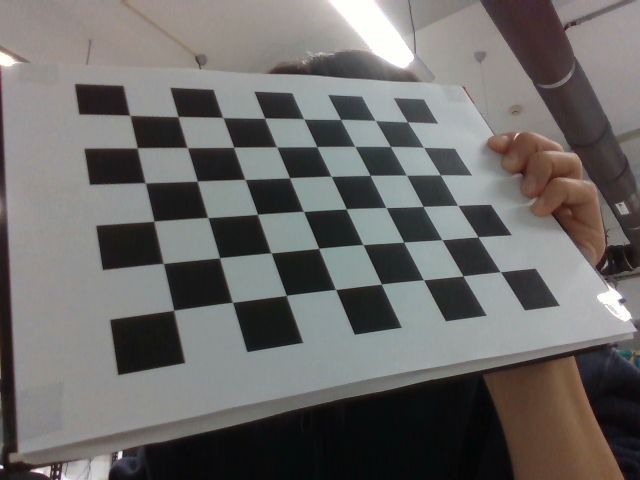
#> input picture Assignment 3/AssignmentIII/PartA/Camera_Calib/frames/frame-0_Color.png, 640 x 480 px; its folder holds only this picture in this run
$ python camera_calib_whcheng.py
#> lines starting #> are read from the running program, lines starting #| are printed output that depends on the picture; after the words box and inside, x2 and y2 are one past the last pixel; in counts of white or black regions, pixels touching at a corner belong together; long printed decimals are rounded
# -*- coding: utf-8 -*-
"""Camera Calib.ipynb

Automatically generated by Colaboratory.

Original file is located at
    https://colab.research.google.com/drive/183iqGjTbS6__xdMVXi7OFIaGIs4WaMiI
"""
import cv2
import numpy as np
import os
import glob
# reference:
# https://learnopencv.com/camera-calibration-using-opencv/
# https://docs.opencv.org/4.x/dc/dbb/tutorial_py_calibration.html

# Defining the dimensions of checkerboard
# rows: 7 square
# cols: 9 square
# one square: 2.25cm * 2.25cm
# set CHECKBOARD size with the number of corners
CHECKERBOARD = (6, 8)
criteria = (cv2.TERM_CRITERIA_EPS + cv2.TERM_CRITERIA_MAX_ITER, 30, 0.001)

# Image path (only chekerboard):
path = './Camera_Calib/frames/*.png'
# Image path (with another object):
path2 = './Camera_Calib/frames_extra/*.png'
# Undistort result path:
path_out = './Camera_Calib/frames_undistorted/undistorted_{}.png'


# Creating vector to store vectors of 3D points for each checkerboard image
objpoints = []
# Creating vector to store vectors of 2D points for each checkerboard image
imgpoints = []


# Defining the world coordinates for 3D points
objp = np.zeros((1, CHECKERBOARD[0] * CHECKERBOARD[1], 3), np.float32)
objp[0,:,:2] = np.mgrid[0:CHECKERBOARD[0], 0:CHECKERBOARD[1]].T.reshape(-1, 2)
prev_img_shape = None

# Extracting path of individual image stored in a given directory

images = glob.glob(path)

for fname in images:
    img = cv2.imread(fname)
#> img is the input picture: shape (480, 640, 3); mean B, G, R 104.4, 106.2, 107.9
    print(fname)
    # img = cv2.resize(img, (532, 300), interpolation=cv2.INTER_CUBIC)
    gray = cv2.cvtColor(img,cv2.COLOR_BGR2GRAY)
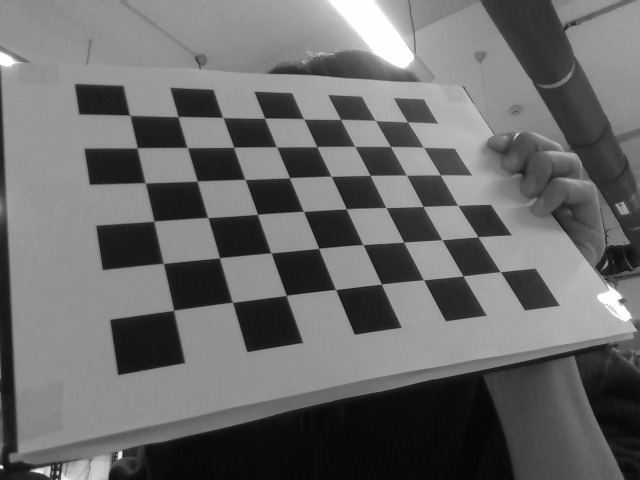
#> gray: shape (480, 640); min 4, max 255, mean 106.5
    # Find the chess board corners
    # If desired number of corners are found in the image then ret = true
    ret, corners = cv2.findChessboardCorners(gray, CHECKERBOARD, cv2.CALIB_CB_ADAPTIVE_THRESH + cv2.CALIB_CB_FAST_CHECK + cv2.CALIB_CB_NORMALIZE_IMAGE)
#> ret = True; corners = 48 rows, first 8: [407.5, 122], [423.4, 147.3], [440.5, 175.2], [457.7, 205.5], [478.3, 237.2], [500.5, 271.9], [375, 120.5], [390.6, 146.6]

    """
    If desired number of corner are detected,
    we refine the pixel coordinates and display
    them on the images of checker board
    """
    if ret == True:
        objpoints.append(objp)
        # refining pixel coordinates for given 2d points.
        corners2 = cv2.cornerSubPix(gray, corners, (11,11),(-1,-1), criteria)
#> corners2 = 48 rows, first 8: [407.5, 121.9], [423.4, 147.2], [440.3, 174.9], [457.8, 205.4], [478, 236.8], [500.2, 271.7], [375.3, 120.4], [390.4, 146.5]

        imgpoints.append(corners2)

        # Draw and display the corners
        img = cv2.drawChessboardCorners(img, CHECKERBOARD, corners2, ret)
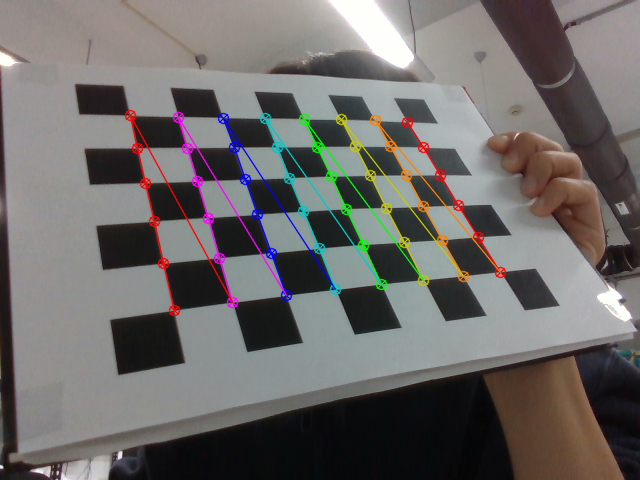
#> img: shape (480, 640, 3); 3.78% of pixels changed, all inside (x1, y1, x2, y2) = (124, 109, 507, 317)
        cv2.imshow("checkerboard img", img)
        cv2.waitKey(0)

h,w = img.shape[:2]
#> h = 480; w = 640

"""
Performing camera calibration by
passing the value of known 3D points (objpoints)
and corresponding pixel coordinates of the
detected corners (imgpoints)
"""
ret, mtx, dist, rvecs, tvecs = cv2.calibrateCamera(objpoints, imgpoints, gray.shape[::-1], None, None)
#> ret = 0.366; mtx = [[538, 0, 340], [0, 609.5, 384.4], [0, 0, 1]]; dist = [[-0.0435, 0.231, 0.0334, -0.00122, -0.163]]; rvecs = ([-0.676, 0.151, 1.24],); tvecs = ([1.83, -6.35, 14.03],)

print("Camera matrix : \n")
print(mtx)
#| [[538.048   0.         340.005 ]
#|  [  0.         609.534 384.438]
#|  [  0.           0.           1.        ]]
print("dist : \n")
print(dist)
#| [[-0.04353  0.2308  0.0334 -0.001225 -0.1634]]
print("rvecs : \n")
print(rvecs)
#| (array([[-0.6764],
#|        [ 0.1507],
#|        [ 1.241]]),)
print("tvecs : \n")
print(tvecs)
#| (array([[ 1.829],
#|        [-6.348],
#|        [14.033]]),)

"""
Undistort the images using cv.undistort();
"""
num = 0
images = glob.glob(path2)
for fname in images:
    num += 1
    img = cv2.imread(fname)
    # img = cv2.resize(img, (532, 300), interpolation=cv2.INTER_CUBIC)
    h, w = img.shape[:2]
    newcameramtx, roi = cv2.getOptimalNewCameraMatrix(mtx, dist, (w,h), 1, (w,h))
    # undistort
    dst = cv2.undistort(img, mtx, dist, None, newcameramtx)

    # # crop the image
    # # x, y, w, h = roi
    # # dst = dst[y:y+h, x:x+w]


    cv2.imshow("undistorted img", dst)
    cv2.waitKey(0)
    cv2.imwrite(path_out.format(num), dst)

# mean re-projection error
mean_error = 0
for i in range(len(objpoints)):
    imgpoints2, _ = cv2.projectPoints(objpoints[i], rvecs[i], tvecs[i], mtx, dist)
    error = cv2.norm(imgpoints[i], imgpoints2, cv2.NORM_L2)/len(imgpoints2)
    mean_error += error
#> this loop made 1 pass
#> (error, mean_error) on pass 1: (0.0528, 0.0528)
#> after the loop, mean_error = 0.0528
print( "total error: {}".format(mean_error/len(objpoints)) )
#| total error: 0.05284

$ run again, on Assignment 3/AssignmentIII/PartA/Camera_Calib/frames/frame-13_Color.png
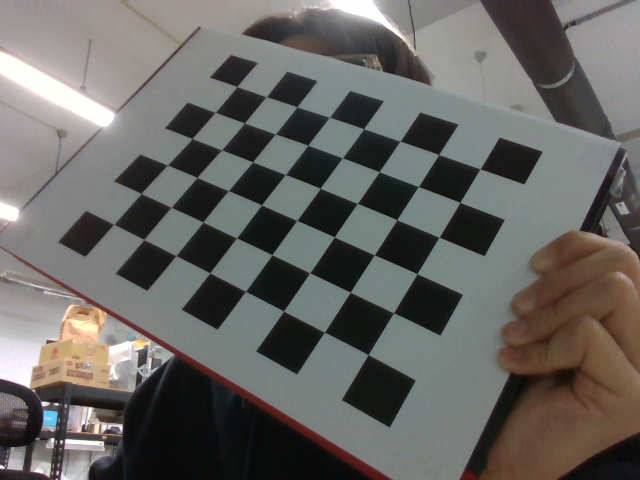
#> input picture Assignment 3/AssignmentIII/PartA/Camera_Calib/frames/frame-13_Color.png, 640 x 480 px
#> img is the input picture: shape (480, 640, 3); mean B, G, R 98, 101.4, 103
#> `gray = cv2.cvtColor(img,cv2.COLOR_BGR2GRAY)`:
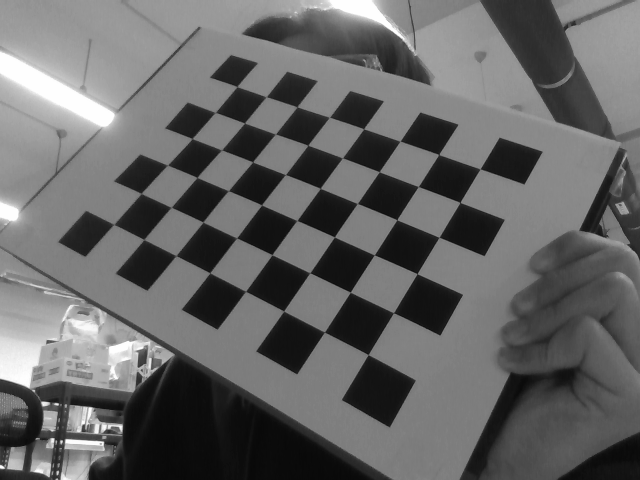
#> gray: shape (480, 640); min 8, max 255, mean 101.4
#> `ret, corners = cv2.findChessboardCorners(gray, CHECKERBOARD, cv2.CALIB..`: ret = True; corners = 48 rows, first 8: [113.6, 223.6], [140.9, 193.5], [167.4, 164.2], [192.4, 138.3], [215, 112.1], [237.4, 86.27], [143.6, 239.3], [171.4, 206.5]
#> corners2 = 48 rows, first 8: [113.8, 224.3], [141.1, 193.4], [167.5, 165.1], [192.1, 138.6], [215.3, 112.3], [236.9, 86.56], [143.8, 239.5], [171.1, 207.2]
#> `img = cv2.drawChessboardCorners(img, CHECKERBOARD, corners2, ret)`:
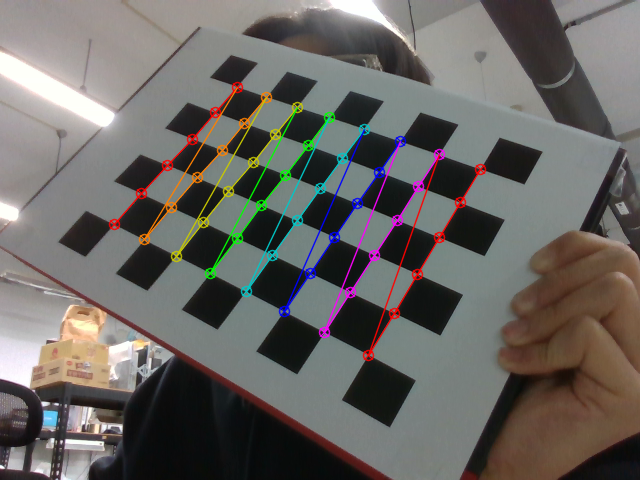
#> img: shape (480, 640, 3); 3.78% of pixels changed, all inside (x1, y1, x2, y2) = (108, 81, 487, 362)
#> `ret, mtx, dist, rvecs, tvecs = cv2.calibrateCamera(objpoints, imgpoint..`: ret = 0.387; mtx = [[341, 0, 427.3], [0, 272.5, 178.3], [0, 0, 1]]; dist = [[-0.0883, 0.152, 0.0108, -0.00578, -0.0812]]; rvecs = ([-0.317, -0.0485, -1.11],); tvecs = ([-7.3, 1.28, 7.97],)
#| [[340.988   0.         427.333]
#|  [  0.         272.502 178.296]
#|  [  0.           0.           1.        ]]
#| [[-0.08835  0.152  0.0108 -0.005782 -0.08121]]
#| (array([[-0.3165],
#|        [-0.04849],
#|        [-1.110]]),)
#| (array([[-7.299],
#|        [ 1.277],
#|        [ 7.972]]),)
#> the loop `for i in range(len(objpoints)):` made 1 pass
#> (error, mean_error) on pass 1: (0.0559, 0.0559)
#> after the loop `for i in range(len(objpoints)):`: mean_error = 0.0559
#| total error: 0.05587

$ run again, on Assignment 3/AssignmentIII/PartA/Camera_Calib/frames/frame-14_Color.png
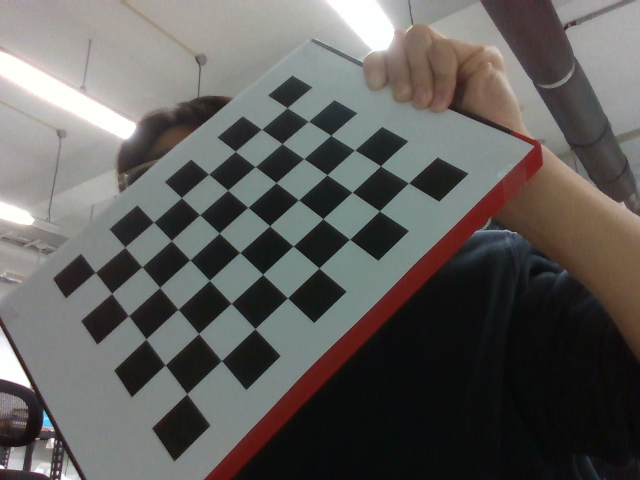
#> input picture Assignment 3/AssignmentIII/PartA/Camera_Calib/frames/frame-14_Color.png, 640 x 480 px
#> img is the input picture: shape (480, 640, 3); mean B, G, R 91.9, 94.4, 96.2
#> `gray = cv2.cvtColor(img,cv2.COLOR_BGR2GRAY)`:
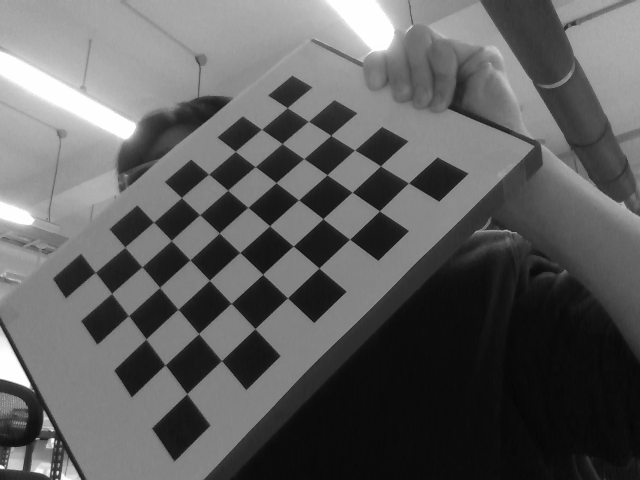
#> gray: shape (480, 640); min 5, max 255, mean 94.6
#> `ret, corners = cv2.findChessboardCorners(gray, CHECKERBOARD, cv2.CALIB..`: ret = True; corners = 48 rows, first 8: [287.4, 107.7], [308.5, 121.4], [331.3, 135.5], [354.6, 150], [380.6, 165.7], [408.4, 183.1], [261.6, 129.4], [282.4, 143.7]
#> corners2 = 48 rows, first 8: [287.2, 107.7], [308.4, 121.2], [330.8, 135.3], [354.6, 149.9], [380.5, 165.9], [408.6, 182.8], [261.5, 129.2], [282.1, 143.6]
#> `img = cv2.drawChessboardCorners(img, CHECKERBOARD, corners2, ret)`:
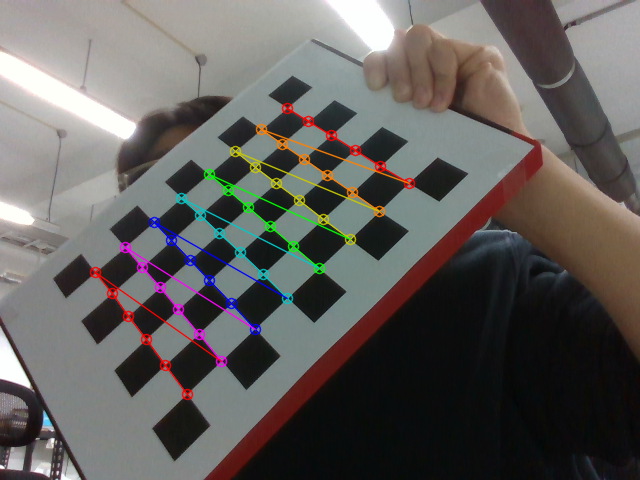
#> img: shape (480, 640, 3); 3.16% of pixels changed, all inside (x1, y1, x2, y2) = (89, 102, 416, 401)
#> `ret, mtx, dist, rvecs, tvecs = cv2.calibrateCamera(objpoints, imgpoint..`: ret = 0.388; mtx = [[612.5, 0, 324.1], [0, 639.4, 280.5], [0, 0, 1]]; dist = [[0.185, -2.62, 0.0223, 0.0105, 11.94]]; rvecs = ([-0.434, 0.508, 0.741],); tvecs = ([-1.09, -4.88, 17.79],)
#| [[612.499   0.         324.085]
#|  [  0.         639.353 280.538]
#|  [  0.           0.           1.        ]]
#| [[ 1.85372003e-01 -2.62332071e+00  2.23134191e-02  1.05499872e-02
#|    1.19367402e+01]]
#| (array([[-0.4339],
#|        [ 0.5077],
#|        [ 0.7407 ]]),)
#| (array([[-1.093],
#|        [-4.883],
#|        [17.785]]),)
#> the loop `for i in range(len(objpoints)):` made 1 pass
#> (error, mean_error) on pass 1: (0.056, 0.056)
#> after the loop `for i in range(len(objpoints)):`: mean_error = 0.056
#| total error: 0.05597

$ run again, on Assignment 3/AssignmentIII/PartA/Camera_Calib/frames/frame-15_Color.png
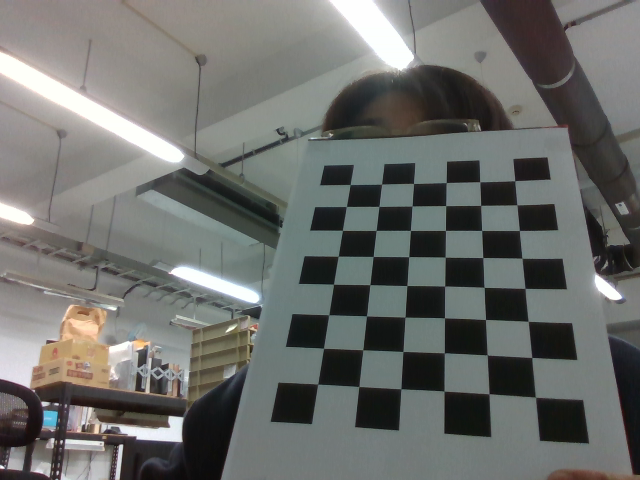
#> input picture Assignment 3/AssignmentIII/PartA/Camera_Calib/frames/frame-15_Color.png, 640 x 480 px
#> img is the input picture: shape (480, 640, 3); mean B, G, R 107.1, 110.1, 108.5
#> `gray = cv2.cvtColor(img,cv2.COLOR_BGR2GRAY)`:
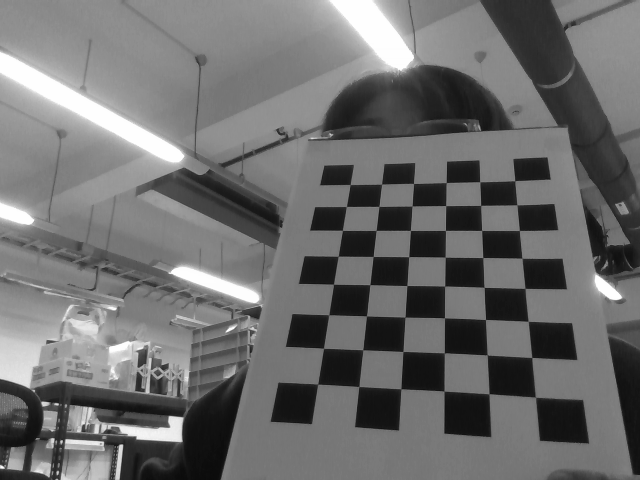
#> gray: shape (480, 640); min 11, max 255, mean 109.2
#> `ret, corners = cv2.findChessboardCorners(gray, CHECKERBOARD, cv2.CALIB..`: ret = True; corners = 48 rows, first 8: [350.2, 184.6], [381.9, 184.2], [413.5, 183.3], [446.1, 182.8], [480.1, 181.9], [514.7, 180.7], [346.4, 206.4], [378.8, 205.9]
#> corners2 = 48 rows, first 8: [350.1, 184.5], [381.5, 184.1], [413.5, 183.4], [446.2, 182.6], [479.8, 181.7], [514.8, 180.7], [346.3, 206.5], [378.9, 206.4]
#> `img = cv2.drawChessboardCorners(img, CHECKERBOARD, corners2, ret)`:
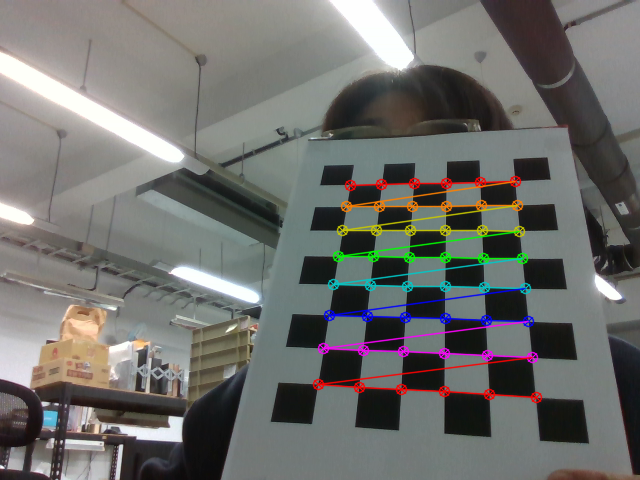
#> img: shape (480, 640, 3); 3.96% of pixels changed, all inside (x1, y1, x2, y2) = (312, 175, 543, 404)
#> `ret, mtx, dist, rvecs, tvecs = cv2.calibrateCamera(objpoints, imgpoint..`: ret = 0.245; mtx = [[529.8, 0, 373.3], [0, 439.3, 201.2], [0, 0, 1]]; dist = [[0.171, -0.62, 0.0129, 0.00125, 1.02]]; rvecs = ([-0.569, 0.187, 0.0365],); tvecs = ([-0.731, -0.641, 16.73],)
#| [[529.818   0.         373.305]
#|  [  0.         439.310 201.225]
#|  [  0.           0.           1.        ]]
#| [[ 0.1712 -0.6202  0.01291  0.00125  1.015]]
#| (array([[-0.5694],
#|        [ 0.1872],
#|        [ 0.0365]]),)
#| (array([[-0.7313],
#|        [-0.6409],
#|        [16.729]]),)
#> the loop `for i in range(len(objpoints)):` made 1 pass
#> (error, mean_error) on pass 1: (0.0354, 0.0354)
#> after the loop `for i in range(len(objpoints)):`: mean_error = 0.0354
#| total error: 0.03536

$ run again, on Assignment 3/AssignmentIII/PartA/Camera_Calib/frames/frame-10_Color.png
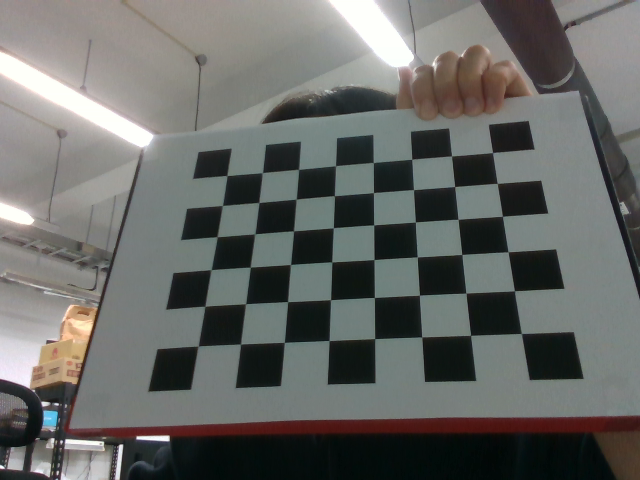
#> input picture Assignment 3/AssignmentIII/PartA/Camera_Calib/frames/frame-10_Color.png, 640 x 480 px
#> img is the input picture: shape (480, 640, 3); mean B, G, R 101.6, 104.5, 103
#> `gray = cv2.cvtColor(img,cv2.COLOR_BGR2GRAY)`:
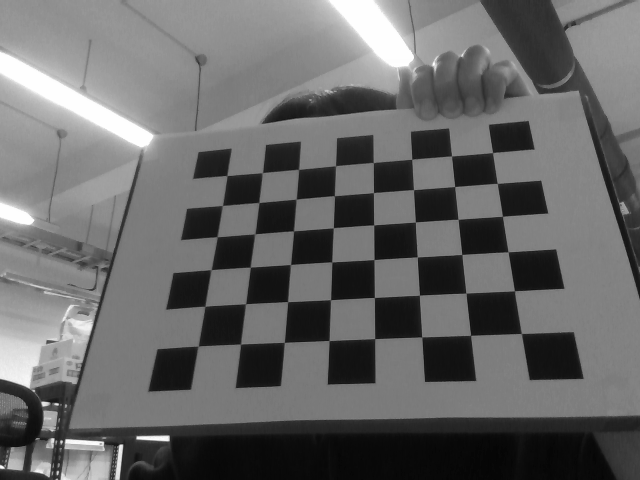
#> gray: shape (480, 640); min 5, max 255, mean 103.6
#> `ret, corners = cv2.findChessboardCorners(gray, CHECKERBOARD, cv2.CALIB..`: ret = True; corners = 48 rows, first 8: [492.7, 152.8], [497.2, 183.2], [502.2, 215.6], [508.5, 251.6], [514.1, 290.6], [521.5, 332.7], [451.6, 155.6], [455, 186.4]
#> corners2 = 48 rows, first 8: [492.5, 152.5], [497.3, 183.3], [502.4, 216.3], [508.1, 251.8], [514.4, 290.8], [521.3, 333.5], [451.5, 155.9], [454.7, 186.5]
#> `img = cv2.drawChessboardCorners(img, CHECKERBOARD, corners2, ret)`:
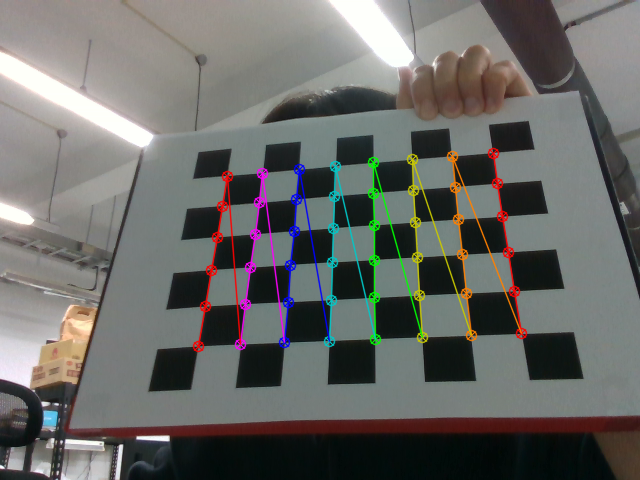
#> img: shape (480, 640, 3); 3.85% of pixels changed, all inside (x1, y1, x2, y2) = (192, 147, 528, 353)
#> `ret, mtx, dist, rvecs, tvecs = cv2.calibrateCamera(objpoints, imgpoint..`: ret = 0.27; mtx = [[575.6, 0, 326.8], [0, 601.8, 302], [0, 0, 1]]; dist = [[-0.124, 2.44, 0.0148, 0.00755, -9.81]]; rvecs = ([-0.308, 0.555, 1.52],); tvecs = ([4.18, -3.65, 14.59],)
#| [[575.640   0.         326.755]
#|  [  0.         601.826 301.990]
#|  [  0.           0.           1.        ]]
#| [[-1.23535646e-01  2.43831721e+00  1.47832439e-02  7.55217579e-03
#|   -9.81380439e+00]]
#| (array([[-0.3083],
#|        [ 0.5546],
#|        [ 1.518]]),)
#| (array([[ 4.179],
#|        [-3.654],
#|        [14.586]]),)
#> the loop `for i in range(len(objpoints)):` made 1 pass
#> (error, mean_error) on pass 1: (0.039, 0.039)
#> after the loop `for i in range(len(objpoints)):`: mean_error = 0.039
#| total error: 0.03897
